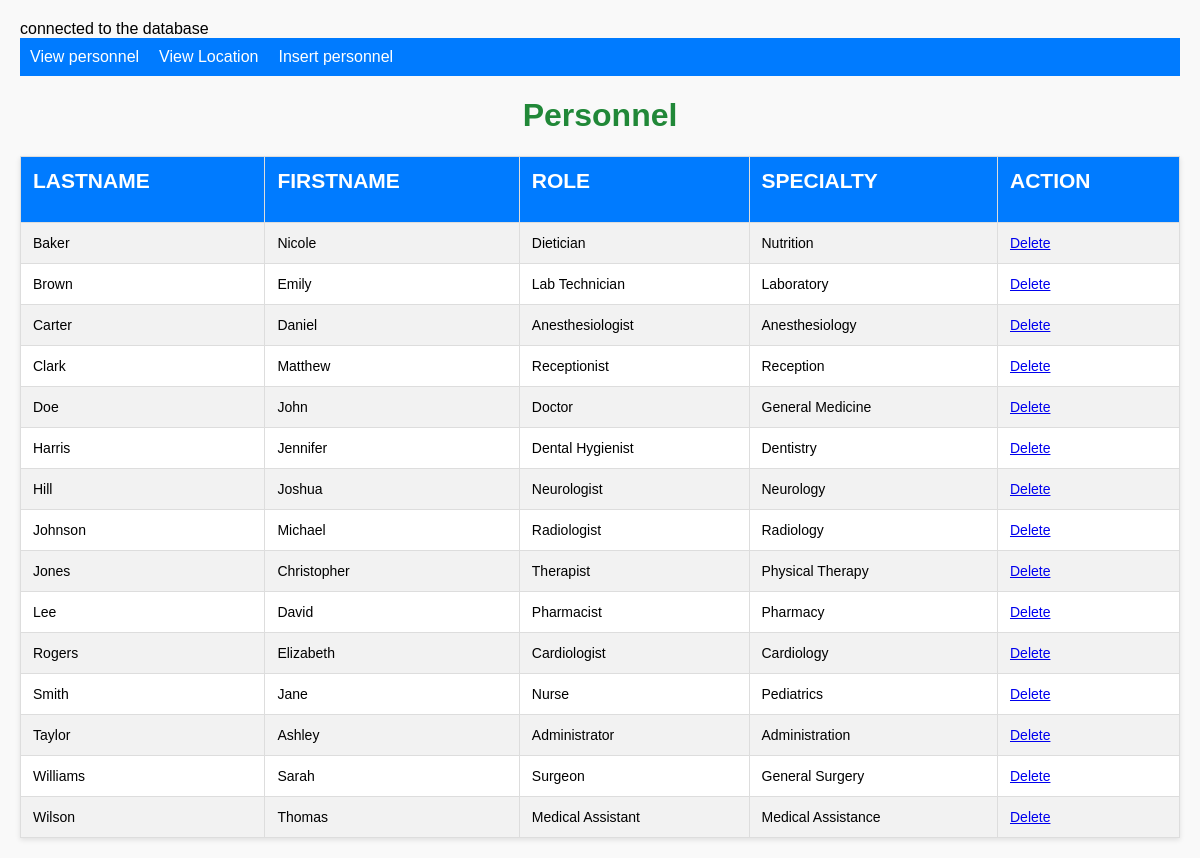
Screenshot of /htdocs/personnel.php with the database file from the repository.
### tables this page shows
CREATE TABLE `personnel` (
  `personnel_id` int(50) NOT NULL AUTO_INCREMENT,
  `lastname` varchar(100) NOT NULL,
  `firstname` varchar(100) NOT NULL,
  `role` varchar(100) NOT NULL,
  `specialty` varchar(100) NOT NULL,
  PRIMARY KEY (`personnel_id`)
);

### htdocs/personnel.php (the view, shortened to what this page needs)
<html>
<head>
    <?php include("db_connection.php"); ?>
</head>
<body>
    <?php
        include("style.php");
        include("menu.php");
    ?>
    <center>
    <h1>Personnel</h1>
    <table cellpadding="10" align="center" width="60%" border="">
        <tr>
            <th><h2>Lastname</h2></th>
            <th><h2>Firstname</h2></th>
            <th><h2>Role</h2></th>
            <th><h2>Specialty</h2></th>
            <th><h2>Action</h2></th>
        </tr>
        <?php
        $sql = "SELECT * FROM personnel ORDER BY lastname";
        $result = mysqli_query($conn, $sql);
        if (mysqli_num_rows($result) > 0) {
            while ($row = mysqli_fetch_assoc($result)) {
                echo "<tr>";
                echo "<td>" . htmlspecialchars($row['lastname']) . "</td>";
                echo "<td>" . htmlspecialchars($row['firstname']) . "</td>";
                echo "<td>" . htmlspecialchars($row['role']) . "</td>";
                echo "<td>" . htmlspecialchars($row['specialty']) . "</td>";
                echo "<td><a href='?action=delete&personnel_id=" . urlencode($row['personnel_id']) . "' onclick='return confirm(\"Are you sure you want to delete this personnel?\");'>Delete</a></td>";
                echo "</tr>";
            }
        } else {
            echo "<tr><td colspan='5' align='center'>No personnel found</td></tr>";
        }
        ?>
    </table>
    </center>
</body>
</html>

### htdocs/style.php (shortened to what this page needs)
<!DOCTYPE html>
<html lang="en">
<head>
</head>

### htdocs/menu.php
<nav>
    <ul>
        <li><a href="personnel.php">View personnel</a></li>
        <li><a href="location.php">View Location</a></li>
        <li><a href="insert_personnel.php">Insert personnel</a></li>
    </ul>
</nav>

### htdocs/style.php (style rules this page uses)
* { font-family: Arial, sans-serif; }
nav { background-color: #007BFF; overflow: hidden; margin: 0; padding: 0; }
nav ul { list-style: none; margin: 0; padding: 0; }
nav li { float: left; }
nav a { display: block; color: white; text-align: center; padding: 10px 10px; text-decoration: none; }
body { margin: 20px; background-color: #f9f9f9; }
table { width: 100%; border-collapse: collapse; margin-bottom: 20px; background-color: #ffffff; box-shadow: 0 2px 5px rgba(0, 0, 0, 0.1); }
th, td { border: 1px solid #dddddd; text-align: left; padding: 12px; font-size: 14px; }
th { background-color: #007BFF; color: white; text-transform: uppercase; font-weight: bold; }
tr:nth-child(even) { background-color: #f2f2f2; }
h1 { color: #218838; }

### rows the page displays
personnel: lastname "Baker", firstname "Nicole", role "Dietician", specialty "Nutrition"
personnel: lastname "Brown", firstname "Emily", role "Lab Technician", specialty "Laboratory"
personnel: lastname "Carter", firstname "Daniel", role "Anesthesiologist", specialty "Anesthesiology"
personnel: lastname "Clark", firstname "Matthew", role "Receptionist", specialty "Reception"
personnel: lastname "Doe", firstname "John", role "Doctor", specialty "General Medicine"
personnel: lastname "Harris", firstname "Jennifer", role "Dental Hygienist", specialty "Dentistry"
personnel: lastname "Hill", firstname "Joshua", role "Neurologist", specialty "Neurology"
personnel: lastname "Johnson", firstname "Michael", role "Radiologist", specialty "Radiology"
personnel: lastname "Jones", firstname "Christopher", role "Therapist", specialty "Physical Therapy"
personnel: lastname "Lee", firstname "David", role "Pharmacist", specialty "Pharmacy"
personnel: lastname "Rogers", firstname "Elizabeth", role "Cardiologist", specialty "Cardiology"
personnel: lastname "Smith", firstname "Jane", role "Nurse", specialty "Pediatrics"
personnel: lastname "Taylor", firstname "Ashley", role "Administrator", specialty "Administration"
personnel: lastname "Williams", firstname "Sarah", role "Surgeon", specialty "General Surgery"
personnel: lastname "Wilson", firstname "Thomas", role "Medical Assistant", specialty "Medical Assistance"
